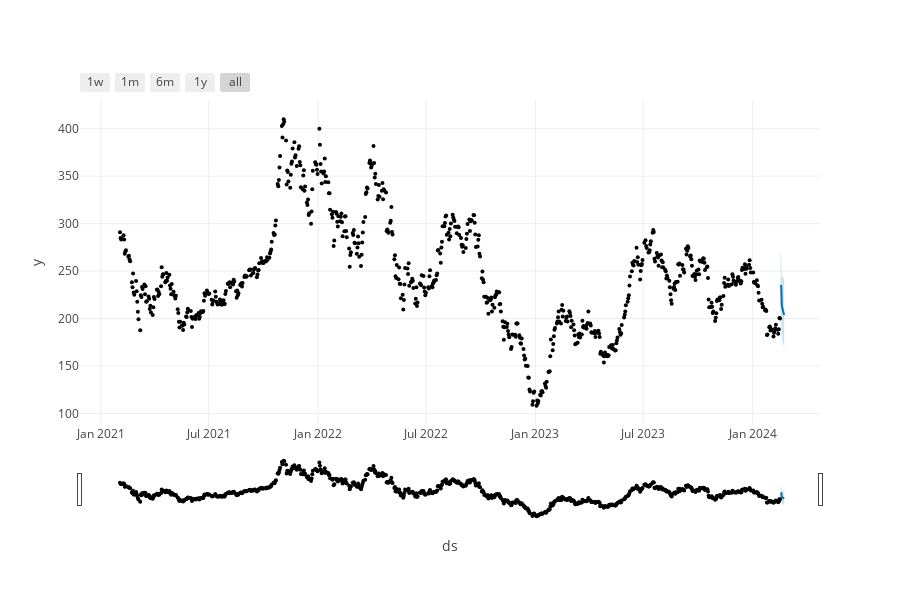

Write notebook code for a chart like this one.
### Code cell
from prophet.plot import plot_plotly, plot_components_plotly

plot_plotly(model, forecast)

### Figure 1 — Plotly figure (JSON) as saved in the notebook; plotly's stock layout.template omitted (floating-point values rounded to 4 significant figures; data arrays with more than 128 entries replaced by an {"elided": "..."} marker saying what was removed)
{"data": [{"marker": {"color": "black", "size": 4}, "mode": "markers", "name": "Actual", "type": "scatter", "x": {"elided": "766 str values"}, "y": {"elided": "766 float values"}}, {"hoverinfo": "skip", "line": {"width": 0}, "mode": "lines", "type": "scatter", "x": ["2024-02-17T00:00:00", "2024-02-18T00:00:00", "2024-02-19T00:00:00", "2024-02-20T00:00:00", "2024-02-21T00:00:00", "2024-02-22T00:00:00", "2024-02-23T00:00:00"], "y": [202.6, 199.6, 178.2, 175.1, 174.3, 172.6, 169.4]}, {"fill": "tonexty", "fillcolor": "rgba(0, 114, 178, 0.2)", "line": {"color": "#0072B2", "width": 2}, "mode": "lines", "name": "Predicted", "type": "scatter", "x": ["2024-02-17T00:00:00", "2024-02-18T00:00:00", "2024-02-19T00:00:00", "2024-02-20T00:00:00", "2024-02-21T00:00:00", "2024-02-22T00:00:00", "2024-02-23T00:00:00"], "y": [235.4, 234.3, 213.1, 211.1, 209.5, 206.2, 203.8]}, {"fill": "tonexty", "fillcolor": "rgba(0, 114, 178, 0.2)", "hoverinfo": "skip", "line": {"width": 0}, "mode": "lines", "type": "scatter", "x": ["2024-02-17T00:00:00", "2024-02-18T00:00:00", "2024-02-19T00:00:00", "2024-02-20T00:00:00", "2024-02-21T00:00:00", "2024-02-22T00:00:00", "2024-02-23T00:00:00"], "y": [269.4, 268.0, 244.4, 243.8, 244.7, 244.1, 238.5]}], "layout": {"height": 600, "showlegend": false, "width": 900, "xaxis": {"rangeselector": {"buttons": [{"count": 7, "label": "1w", "step": "day", "stepmode": "backward"}, {"count": 1, "label": "1m", "step": "month", "stepmode": "backward"}, {"count": 6, "label": "6m", "step": "month", "stepmode": "backward"}, {"count": 1, "label": "1y", "step": "year", "stepmode": "backward"}, {"step": "all"}]}, "rangeslider": {"visible": true}, "title": {"text": "ds"}, "type": "date"}, "yaxis": {"title": {"text": "y"}}}}
